Frame 1 (no input): blank canvas, image omitted
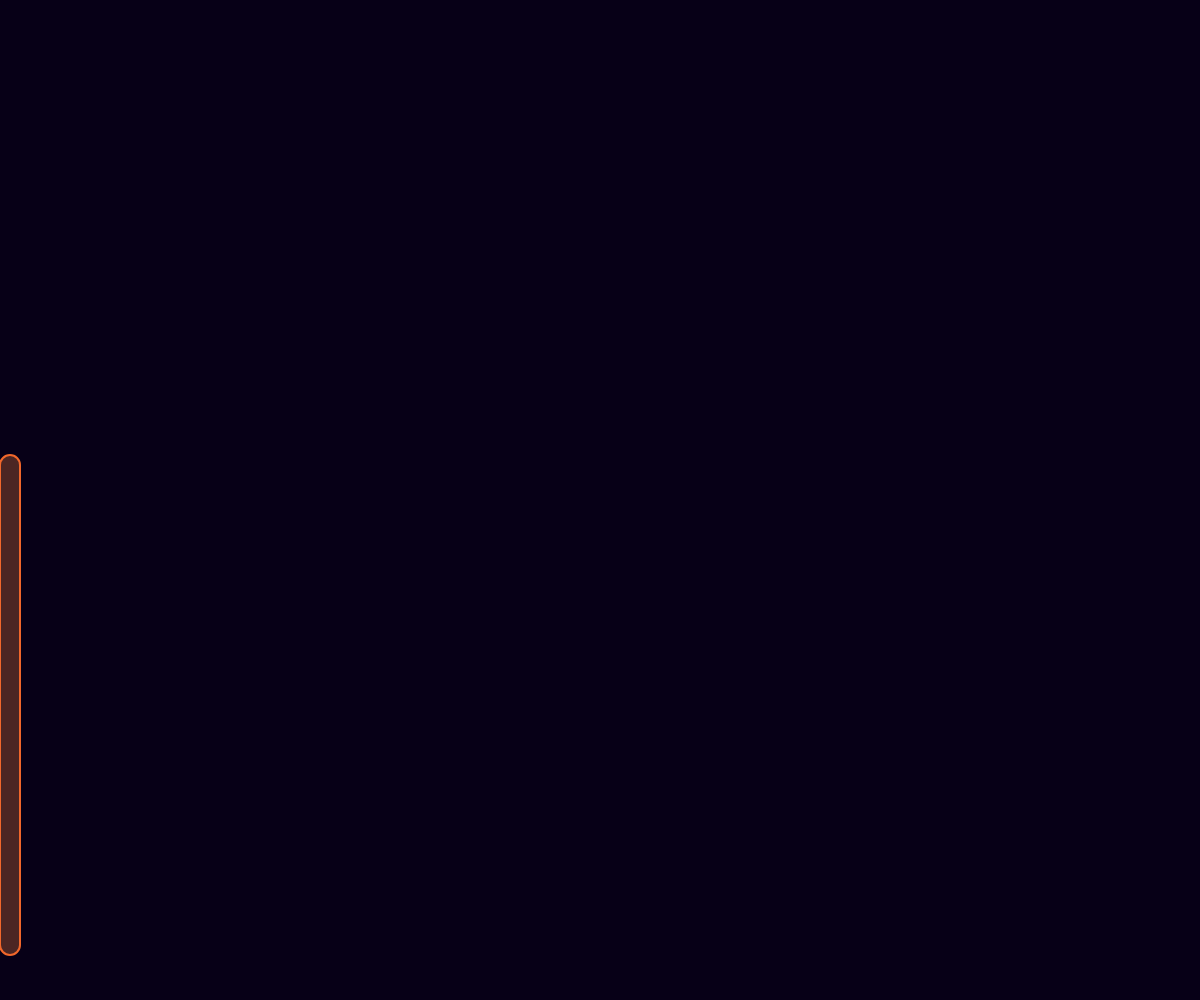
Frame 60 (no input)
Frame 120 (the mouse pressed at the canvas centre since frame 60): blank canvas, image omitted

The p5.js sketch that drew this single still picture (run headless with seeded random() and noise() and a simulated clock; from frame 60 on, the mouse is pressed at the canvas centre):

// p5.js sketch
// ── sketch.js
let Bar = [];
let v = false;
let r, b, g;
function setup() {
	createCanvas(windowWidth, windowHeight);

		Bar= new Rect(0, -height/2, 20, height/2);

}


function draw() {
	background(7, 0, 23);
	Bar.show(random(255), random(255), random(255), r, b, g);
	Bar.move();
	Bar.edge();
	if(v == true) {
		Bar.show(r = random(255), b = random(255),g = random(255));
	}

}

class Rect {
	constructor(pX, pY, widthRect, heightRect, rgb) {
		this.x = pX;
		this.y = pY;
		this.widthRect = widthRect;
		this.heightRect = heightRect;
		this.rgb = rgb;
	}

	show(sr, sg, sb, r, g, b) {
		stroke(this.sr = sr, this.sg = sg, this.sb = sb);
		strokeWeight(2);
		fill(this.rgb = r, this.rgb = g, this.rgb = b, 75);
		rect(this.x, this.y, this.widthRect, this.heightRect, 160);
	}

	move() {
		this.y += 50;
	}

	edge() {
		v = false;
		if(this.y >= (height*1.5)) {
			this.y = -(height/2) +5 ;
			v = true;
		}
	}
}
